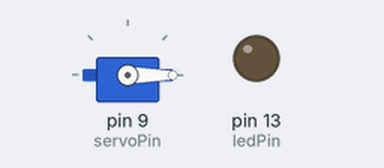
This sketch was run on a simulated Arduino Uno, built with avr-gcc and run on an emulated ATmega328P. On the bench: servo, output pins drawn as LEDs (lit = HIGH).

Above: at 0.1 s.
At 0.6 s:
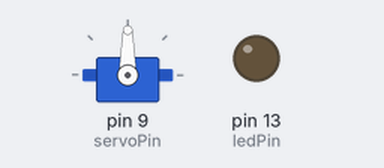
Timing chart, 0 to 2.1 s (numbered marks = the images above):
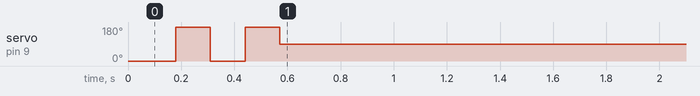

The sketch:

DropPortions.ino
```cpp
#include <Servo.h>

Servo servo;
const int servoPin = 9;
const int ledPin = 13;
const int minMoveTime = 130;
const int servingTime = 1400;
const int jerkPeriod = 700;

void setup ()
{
    Serial.begin(57600);
    Serial.println();
    pinMode(ledPin, OUTPUT);
    digitalWrite(ledPin, LOW);
    buzz();
}

void loop ()
{
  delay(10);
}

void dispense()
{
  servo.attach(servoPin);
  for(int dispenseTime = servingTime; dispenseTime > 0; dispenseTime -= jerkPeriod)
  {
    servo.write(100);
    delay(dispenseTime >= jerkPeriod ? jerkPeriod : dispenseTime % 1000);
    jerk();
  }
  stop();
}

void jerk()
{
  servo.write(0);
  delay(minMoveTime);
  servo.write(180);
  delay(minMoveTime);
}

void stop()
{
  servo.write(90);
  delay(100);
  servo.detach();
}

void buzz()
{
  servo.attach(servoPin);
  servo.write(0);
  delay(50);
  jerk();
  jerk();
  stop();
}
```
